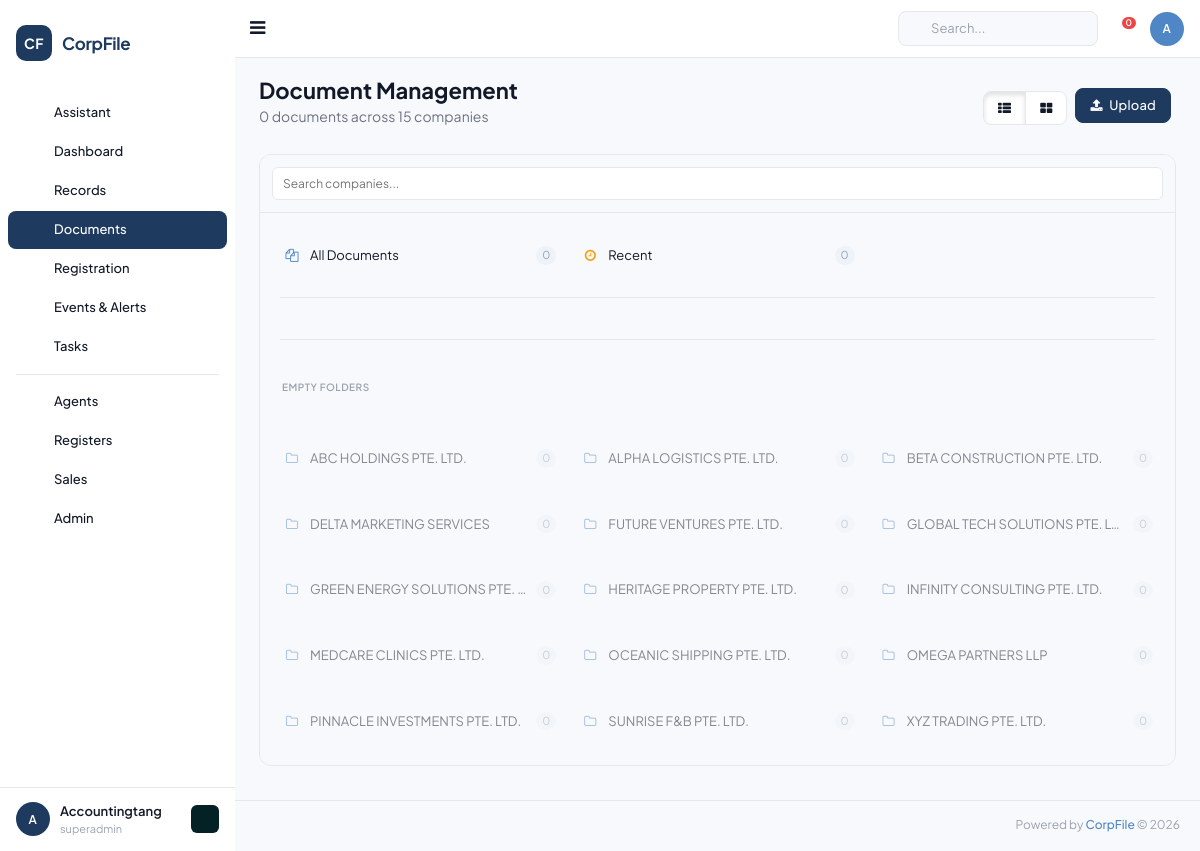
/alldocuments (signed in), run on the app's committed database.
### tables this page shows
CREATE TABLE `companies` (
  `id` INT UNSIGNED AUTO_INCREMENT PRIMARY KEY,
  `client_id` INT UNSIGNED NOT NULL,
  `company_name` VARCHAR(500) NOT NULL,
  `former_name` VARCHAR(500) DEFAULT NULL,
  `trading_name` VARCHAR(500) DEFAULT NULL,
  `company_id_code` VARCHAR(100) DEFAULT NULL COMMENT 'Company ID field',
  `company_type_id` INT UNSIGNED DEFAULT NULL,
  `registration_number` VARCHAR(100) DEFAULT NULL COMMENT 'Local/Foreign reg number',
  `acra_registration_number` VARCHAR(100) DEFAULT NULL COMMENT 'ACRA UEN',
  `country` VARCHAR(100) DEFAULT 'SINGAPORE',
  `region_id` INT UNSIGNED DEFAULT NULL,
  `incorporation_date` DATE DEFAULT NULL,
  `entity_status` VARCHAR(50) DEFAULT 'Active' COMMENT 'ACRA status',
  `internal_css_status` VARCHAR(50) DEFAULT NULL COMMENT 'Pre-Incorp/Active/Terminated/Dormant/etc',
  `risk_assessment_rating` VARCHAR(20) DEFAULT NULL,
  `common_seal` VARCHAR(10) DEFAULT NULL,
  `company_stamp` VARCHAR(10) DEFAULT NULL,
  `related_industry_id` INT UNSIGNED DEFAULT NULL,
  `market_segment_id` INT UNSIGNED DEFAULT NULL,
  `public_interest_company` VARCHAR(10) DEFAULT NULL,
  `legis_entity_name` VARCHAR(255) DEFAULT NULL,
  `jurisdiction_incorp_name` VARCHAR(255) DEFAULT NULL,
  `jurisdiction_corp_name` VARCHAR(255) DEFAULT NULL,
  `jurisdiction_corp_id` VARCHAR(100) DEFAULT NULL,
  `strike_off_date` DATE DEFAULT NULL,
  `liquid_strike_off_date` DATE DEFAULT NULL,
  `terminate_date` DATE DEFAULT NULL,
  `dormant_date` DATE DEFAULT NULL,
  `liquidated_date` DATE DEFAULT NULL,
   
  `activity_1` VARCHAR(100) DEFAULT NULL,
  `activity_1_desc_default` TEXT DEFAULT NULL,
  `activity_1_desc_user` TEXT DEFAULT NULL,
  `activity_2` VARCHAR(100) DEFAULT NULL,
  `activity_2_desc_default` TEXT DEFAULT NULL,
  `activity_2_desc_user` TEXT DEFAULT NULL,
   
  `ord_issued_share_capital` DECIMAL(20,2) DEFAULT 0,
  `ord_currency` VARCHAR(10) DEFAULT 'SGD',
  `no_ord_shares` INT DEFAULT 0,
  `paid_up_capital` DECIMAL(20,2) DEFAULT 0,
  `paid_up_capital_currency` VARCHAR(10) DEFAULT 'SGD',
  `spec_issued_share_capital` DECIMAL(20,2) DEFAULT 0,
  `spec_currency` VARCHAR(10) DEFAULT 'SGD',
  `no_spec_shares` INT DEFAULT 0,
   
  `fye_date` DATE DEFAULT NULL,
  `financial_date` DATE DEFAULT NULL,
  `next_agm_due` DATE DEFAULT NULL,
  `date_of_agm` DATE DEFAULT NULL,
  `date_of_ar` DATE DEFAULT NULL,
  `last_ar_filing` DATE DEFAULT NULL,
   
  `contact_person` VARCHAR(255) DEFAULT NULL,
  `auditor_name` VARCHAR(255) DEFAULT NULL,
  `phone1_code` VARCHAR(10) DEFAULT '65',
  `phone1_number` VARCHAR(50) DEFAULT NULL,
  `phone2_code` VARCHAR(10) DEFAULT '65',
  `phone2_number` VARCHAR(50) DEFAULT NULL,
  `fax_code` VARCHAR(10) DEFAULT '65',
  `fax_number` VARCHAR(50) DEFAULT NULL,
  `website` VARCHAR(255) DEFAULT NULL,
  `email` VARCHAR(255) DEFAULT NULL,
   
  `bank_name_id` INT UNSIGNED DEFAULT NULL,
  `bank_account_number` VARCHAR(100) DEFAULT NULL,
   
  `service_name_id` INT UNSIGNED DEFAULT NULL,
  `service_appoint_date` DATE DEFAULT NULL,
  `service_termination_date` DATE DEFAULT NULL,
  `service_status` VARCHAR(50) DEFAULT NULL,
   
  `remarks` TEXT DEFAULT NULL,
  `additional_remarks` TEXT DEFAULT NULL,
   
  `logo` VARCHAR(500) DEFAULT NULL,
   
  `is_css_client` TINYINT DEFAULT 1,
  `is_taxation_client` TINYINT DEFAULT 0,
  `is_accounting_client` TINYINT DEFAULT 0,
  `is_audit_client` TINYINT DEFAULT 0,
  `is_outsrc_accounting` TINYINT DEFAULT 0,
  `is_outsrc_tax` TINYINT DEFAULT 0,
  `is_payroll_client` TINYINT DEFAULT 0,
  `is_compilation_client` TINYINT DEFAULT 0,
  `is_ask_client` TINYINT DEFAULT 0,
  `is_m_and_a_client` TINYINT DEFAULT 0,
  `is_hr_client` TINYINT DEFAULT 0,
  `is_scrutinisation_client` TINYINT DEFAULT 0,
  `is_gst_client` TINYINT DEFAULT 0,
  `is_wp_ep_client` TINYINT DEFAULT 0,
  `is_commercial_accounting` TINYINT DEFAULT 0,
  `is_personal_tax` TINYINT DEFAULT 0,
  `is_auditor` TINYINT DEFAULT 0,
  `is_corporate_shareholder` TINYINT DEFAULT 0,
  `is_fund_management` TINYINT DEFAULT 0,
  `is_corporate_director` TINYINT DEFAULT 0,
  `is_corporate_owner` TINYINT DEFAULT 0,
  `is_external_corp_sec` TINYINT DEFAULT 0,
  `is_sub_fund` TINYINT DEFAULT 0,
  `is_agent` TINYINT DEFAULT 0,
  `is_corporate_controller` TINYINT DEFAULT 0,
  `is_corporate_partner` TINYINT DEFAULT 0,
  `is_representative_office` TINYINT DEFAULT 0,
  `is_odi` TINYINT DEFAULT 0,
  `is_resident_representative` TINYINT DEFAULT 0,
  `is_liquidator` TINYINT DEFAULT 0,
  `is_hrs_client` TINYINT DEFAULT 0,
  `is_trust_fund` TINYINT DEFAULT 0,
   
  `is_prospect` TINYINT DEFAULT 0,
  `is_client` TINYINT DEFAULT 1,
  `is_non_client` TINYINT DEFAULT 0,
   
  `created_by` INT UNSIGNED DEFAULT NULL,
  `created_at` DATETIME DEFAULT CURRENT_TIMESTAMP,
  `updated_at` DATETIME DEFAULT CURRENT_TIMESTAMP ON UPDATE CURRENT_TIMESTAMP,
  FOREIGN KEY (`client_id`) REFERENCES `clients`(`id`) ON DELETE CASCADE,
  KEY `idx_company_name` (`company_name`(100)),
  KEY `idx_registration` (`registration_number`),
  KEY `idx_acra` (`acra_registration_number`)
);

### application/controllers/Documents.php (called while the page is built, shortened)
<?php
class Documents extends BaseController {
    public function index() {
        $documents = [];
        $companyFolders = [];
        $totalDocs = 0;
        $recentDocs = [];
        $categories = [];
        if ($this->db) {
            $clientId = $_SESSION['client_id'] ?? '';
            $client = $this->db->fetchOne("SELECT id FROM clients WHERE client_id = ?", [$clientId]);
            if ($client) {
                $companyFolders = $this->db->fetchAll(
                    "SELECT c.id, c.company_name, c.registration_number, c.entity_status,
                            COUNT(d.id) as doc_count,
                            MAX(d.created_at) as latest_doc
                     FROM companies c
                     LEFT JOIN documents d ON d.entity_id = c.id AND d.entity_type = 'company'
                     WHERE c.client_id = ?
                     GROUP BY c.id
                     ORDER BY c.company_name ASC",
                    [$client->id]
                );
                $generalCount = $this->db->fetchOne(
                    "SELECT COUNT(*) as cnt FROM documents WHERE client_id = ? AND (entity_id IS NULL OR entity_type != 'company')",
                    [$client->id]
                );
                $documents = $this->db->fetchAll(
                    "SELECT d.*, c.company_name as company, u.name as uploaded_by
                     FROM documents d
                     LEFT JOIN companies c ON c.id = d.entity_id AND d.entity_type='company'
                     LEFT JOIN users u ON u.id = d.uploaded_by
                     WHERE d.client_id = ?
                     ORDER BY d.created_at DESC
                     LIMIT 500",
                    [$client->id]
                );
                $totalDocs = count($documents);
                $recentDocs = array_slice($documents, 0, 10);
                $categories = $this->db->fetchAll(
                    "SELECT * FROM document_categories WHERE client_id = ? ORDER BY category_name",
                    [$client->id]
                );
            }
        }
        $data = [
            'page_title' => 'Document Management',
            'documents' => $documents,
            'company_folders' => $companyFolders,
            'total_docs' => $totalDocs,
            'general_count' => (int) ($generalCount->cnt ?? 0),
            'recent_docs' => $recentDocs,
            'categories' => $categories,
        ];
        $this->loadLayout('documents/index', $data);
    }
}

### application/libraries/Database.php (called while the page is built, shortened)
<?php
class Database {
    private static $instance = null;
    private $pdo;
    public function __construct() {
        $config = $GLOBALS['db_config'];
        try {
            $socket = getenv('DB_SOCKET');
            if ($socket) {
                $dsn = "mysql:unix_socket={$socket};dbname={$config['database']};charset={$config['charset']}";
            } else {
                $dsn = "mysql:host={$config['host']};port={$config['port']};dbname={$config['database']};charset={$config['charset']}";
            }
            $options = [
                PDO::ATTR_ERRMODE => PDO::ERRMODE_EXCEPTION,
                PDO::ATTR_DEFAULT_FETCH_MODE => PDO::FETCH_OBJ,
                PDO::ATTR_EMULATE_PREPARES => false,
            ];
            if (defined('PDO::MYSQL_ATTR_SSL_VERIFY_SERVER_CERT')) {
                $options[PDO::MYSQL_ATTR_SSL_VERIFY_SERVER_CERT] = false;
            }
            $this->pdo = new PDO($dsn, $config['username'], $config['password'], $options);
        } catch (PDOException $e) {
            if (ENVIRONMENT === 'development') {
                die('Database connection failed: ' . $e->getMessage());
            } else {
                die('Database connection failed.');
            }
        }
    }
    public static function getInstance() {
        if (self::$instance === null) {
            self::$instance = new self();
        }
        return self::$instance;
    }
    public function query($sql, $params = []) {
        $stmt = $this->pdo->prepare($sql);
        $stmt->execute($params);
        return $stmt;
    }
    public function fetchAll($sql, $params = []) {
        return $this->query($sql, $params)->fetchAll();
    }
    public function fetchOne($sql, $params = []) {
        return $this->query($sql, $params)->fetch();
    }
}

### application/views/documents/index.php (the view, shortened to what this page needs)
<div class="page-title">
    <div class="title_left">
        <h3>Document Management</h3>
        <p style="color:var(--cf-text-secondary); font-size:14px; margin-top:4px;">
            <?= $total_docs ?> documents across <?= count($company_folders) ?> companies
        </p>
    </div>
    <div class="title_right">
        <div class="pull-right" style="display:flex; gap:8px; align-items:center;">
            <div class="btn-group" id="viewToggleGroup">
                <button class="btn btn-default active" id="btnListView" onclick="setDocView('list')" title="List view" style="border-radius:var(--cf-radius-sm) 0 0 var(--cf-radius-sm);">
                    <i class="fa fa-th-list"></i>
                </button>
                <button class="btn btn-default" id="btnGridView" onclick="setDocView('grid')" title="Grid view" style="border-radius:0 var(--cf-radius-sm) var(--cf-radius-sm) 0;">
                    <i class="fa fa-th-large"></i>
                </button>
            </div>
            <button class="btn btn-primary" data-toggle="modal" data-target="#uploadModal" style="border-radius:var(--cf-radius-sm);">
                <i class="fa fa-upload" style="margin-right:4px;"></i> Upload
            </button>
        </div>
    </div>
</div>
<div class="doc-layout" id="docLayout">
    <div class="doc-folders full-width" id="docFolders">
        <div class="doc-folders-header">
            <input type="text" class="doc-folder-search" id="folderSearch" placeholder="Search companies..." oninput="filterFolders()">
        </div>
        <div class="doc-folder-list" id="folderList">
            <div class="doc-folder-item" data-filter="all" onclick="filterByFolder('all', this)">
                <span class="doc-folder-icon"><i class="fa fa-files-o"></i></span>
                <span class="doc-folder-name">All Documents</span>
                <span class="doc-folder-count"><?= $total_docs ?></span>
            </div>
            <div class="doc-folder-item" data-filter="recent" onclick="filterByFolder('recent', this)">
                <span class="doc-folder-icon" style="color:#f59e0b;"><i class="fa fa-clock-o"></i></span>
                <span class="doc-folder-name">Recent</span>
                <span class="doc-folder-count"><?= count($recent_docs) ?></span>
            </div>
            <div class="doc-folder-divider"></div>
            <div class="doc-folder-divider"></div>
            <div class="doc-folder-label">Empty folders</div>
            <?php foreach ($company_folders as $folder): ?>
            <?php if ((int)($folder->doc_count ?? 0) === 0): ?>
            <div class="doc-folder-item company-folder empty-folder" data-filter="company-<?= $folder->id ?>" data-name="<?= htmlspecialchars(strtolower($folder->company_name)) ?>" onclick="filterByFolder('company-<?= $folder->id ?>', this)" style="opacity:0.5;">
                <span class="doc-folder-icon"><i class="fa fa-folder-o"></i></span>
                <span class="doc-folder-name"><?= htmlspecialchars($folder->company_name) ?></span>
                <span class="doc-folder-count">0</span>
            </div>
            <?php endif; ?>
            <?php endforeach; ?>
        </div>
    </div>
</div>

### application/views/documents/index.php (style rules this page uses)
.doc-layout { display: flex; gap: 0; height: calc(100vh - var(--cf-topbar-h) - 130px); background: var(--cf-white); border: 1px solid var(--cf-border); border-radius: var(--cf-radius); overflow: hidden; }
.doc-folders { width: 280px; border-right: 1px solid var(--cf-border); display: flex; flex-direction: column; flex-shrink: 0; background: var(--cf-bg); transition: width 0.25s; }
.doc-folders.full-width { width: 100%; border-right: none; }
.doc-folders.full-width .doc-folder-list { display: grid; grid-template-columns: repeat(auto-fill, minmax(260px, 1fr)); gap: 4px; padding: 12px; }
.doc-folders.full-width .doc-folder-divider { grid-column: 1 / -1; }
.doc-folders.full-width .doc-folder-label { grid-column: 1 / -1; }
.doc-folders-header { padding: 12px; border-bottom: 1px solid var(--cf-border); flex-shrink: 0; }
.doc-folder-search { width: 100%; border: 1px solid var(--cf-border); border-radius: 6px; padding: 7px 10px; font-size: 12px; outline: none; font-family: var(--cf-font) !important; }
.doc-folder-list { flex: 1; overflow-y: auto; padding: 6px; }
.doc-folder-item { padding: 8px 10px; border-radius: 6px; cursor: pointer; display: flex; align-items: center; gap: 8px; font-size: 13px; color: var(--cf-text); transition: background 0.12s; margin-bottom: 1px; }
.doc-folder-icon { width: 20px; text-align: center; color: var(--cf-accent); font-size: 13px; flex-shrink: 0; }
.doc-folder-name { flex: 1; white-space: nowrap; overflow: hidden; text-overflow: ellipsis; min-width: 0; }
.doc-folder-count { font-size: 11px; color: var(--cf-text-muted); flex-shrink: 0; background: var(--cf-card-bg); padding: 1px 6px; border-radius: 10px; min-width: 20px; text-align: center; }
.doc-folder-divider { height: 1px; background: var(--cf-border); margin: 6px 8px; }
.doc-folder-label { font-size: 10px; text-transform: uppercase; letter-spacing: 0.5px; color: var(--cf-text-muted); padding: 4px 10px; font-weight: 600; }
#viewToggleGroup .btn.active { background: var(--cf-primary); color: #fff; border-color: var(--cf-primary); }

### data on the page
companies: company_name "ABC HOLDINGS PTE. LTD."
companies: company_name "ALPHA LOGISTICS PTE. LTD."
companies: company_name "BETA CONSTRUCTION PTE. LTD."
companies: company_name "DELTA MARKETING SERVICES"
companies: company_name "FUTURE VENTURES PTE. LTD."
companies: company_name "GLOBAL TECH SOLUTIONS PTE. L…"
companies: company_name "GREEN ENERGY SOLUTIONS PTE.…"
companies: company_name "HERITAGE PROPERTY PTE. LTD."
companies: company_name "INFINITY CONSULTING PTE. LTD."
companies: company_name "MEDCARE CLINICS PTE. LTD."
companies: company_name "OCEANIC SHIPPING PTE. LTD."
companies: company_name "OMEGA PARTNERS LLP"
companies: company_name "PINNACLE INVESTMENTS PTE. LTD."
companies: company_name "SUNRISE F&B PTE. LTD."
companies: company_name "XYZ TRADING PTE. LTD."

### other printed values
$user_initials "A"
$user_name "Accountingtang"
$user_role "superadmin"
$total_docs "0"
count($company_folders) "15"
count($recent_docs) "0"
